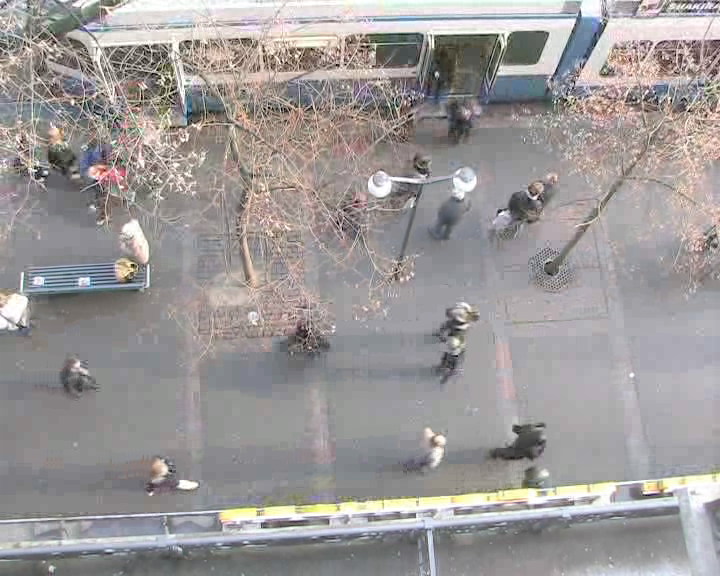
#> input picture hotel8.png, 720 x 576 px
$ python hotel-EP-531.py
#> lines starting #> are read from the running program, lines starting #| are printed output that depends on the picture
import numpy as np
import matplotlib.pyplot as plt

xSpeed01 = np.asarray([457, 423, 390, 360, 330, 301, 272, 243])
ySpeed01 = np.asarray([347, 348, 350, 351, 352, 353, 354, 355])

xSpeed02 = np.asarray([472, 437, 404, 374, 344, 315, 286, 257])
ySpeed02 = np.asarray([313, 314, 315, 316, 317, 318, 319, 320])

xSpeedGT01 = np.asarray([464, 428, 391, 353, 315, 276, 237, 204])
ySpeedGT01 = np.asarray([343, 343, 346, 346, 348, 349, 352, 358])

xSpeedGT02 = np.asarray([476, 440, 400, 361, 329, 291, 252, 214])
ySpeedGT02 = np.asarray([312, 312, 314, 317, 317, 320, 321, 325])


plt.plot(xSpeed01, ySpeed01, zorder=1, linewidth=3, linestyle='--', color='red', label='0.9')
plt.plot(xSpeed02, ySpeed02, zorder=1, linewidth=3, linestyle='--', color='red')

plt.plot(xSpeedGT01, ySpeedGT01, zorder=1, linewidth=3, color='blue', label='GT', linestyle='--')
plt.plot(xSpeedGT02, ySpeedGT02, zorder=1, linewidth=3, color='blue', linestyle='--')#

plt.plot(xSpeed01[-1], ySpeed01[-1], zorder=1, marker='<', color='red')
plt.plot(xSpeed02[-1], ySpeed02[-1], zorder=1, marker='<', color='red')

plt.plot(xSpeedGT01[-1], ySpeedGT01[-1], zorder=1, marker='<', color='blue')
plt.plot(xSpeedGT02[-1], ySpeedGT02[-1], zorder=1, marker='<', color='blue')


#plt.legend(loc='center right')
plt.xticks([])
plt.yticks([])
ext = [0, 576, 0.00, 720]
img = plt.imread("../hotel8.png")
#> img is the input picture: shape (576, 720, 3) float32; mean R, G, B 0.614, 0.598, 0.597
plt.imshow(img, zorder=0)
plt.show()
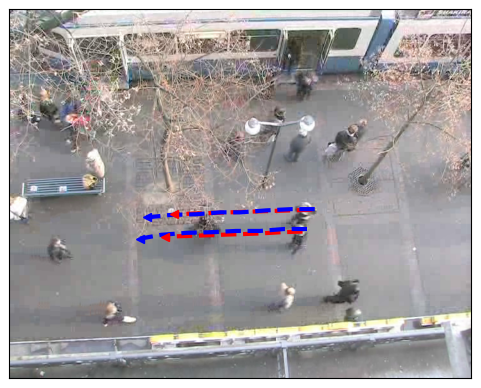
#> figure drawn by matplotlib, 1 panel

$ run again, with hotel0.png copied over hotel8.png
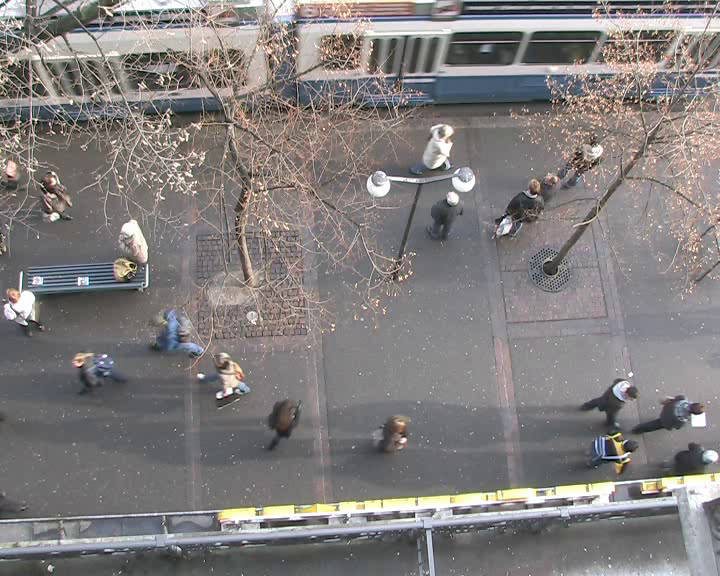
#> input picture hotel0.png, 720 x 576 px
#> img is the input picture: shape (576, 720, 3) float32; mean R, G, B 0.508, 0.492, 0.491
#> `plt.show()`:
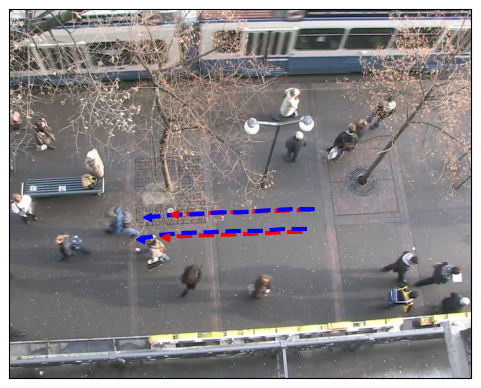
#> figure drawn by matplotlib, 1 panel

$ run again, with hotel11.png copied over hotel8.png
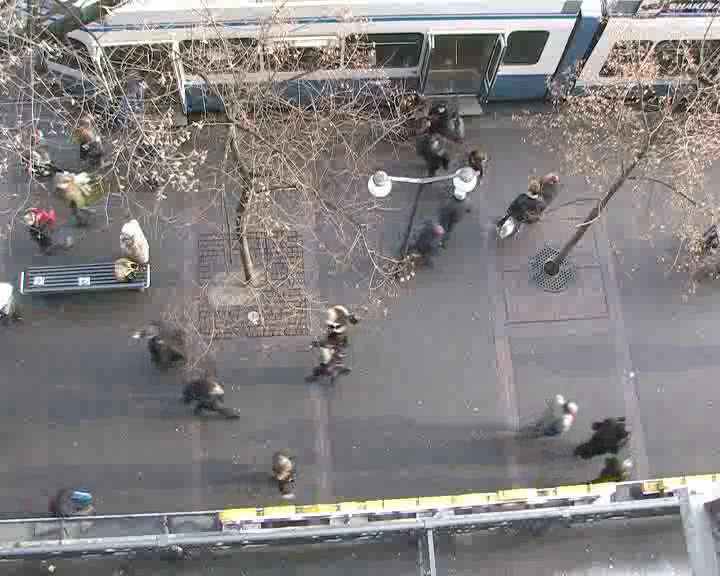
#> input picture hotel11.png, 720 x 576 px
#> img is the input picture: shape (576, 720, 3) float32; mean R, G, B 0.518, 0.506, 0.505
#> `plt.show()`:
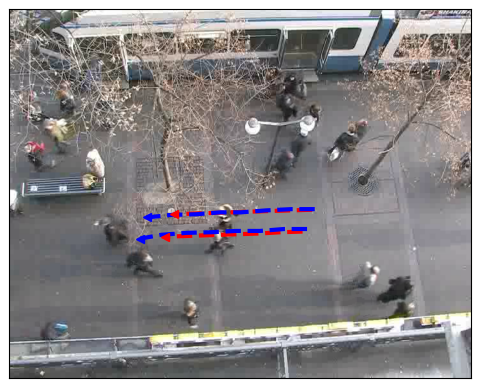
#> figure drawn by matplotlib, 1 panel

$ run again, with hotel115.png copied over hotel8.png
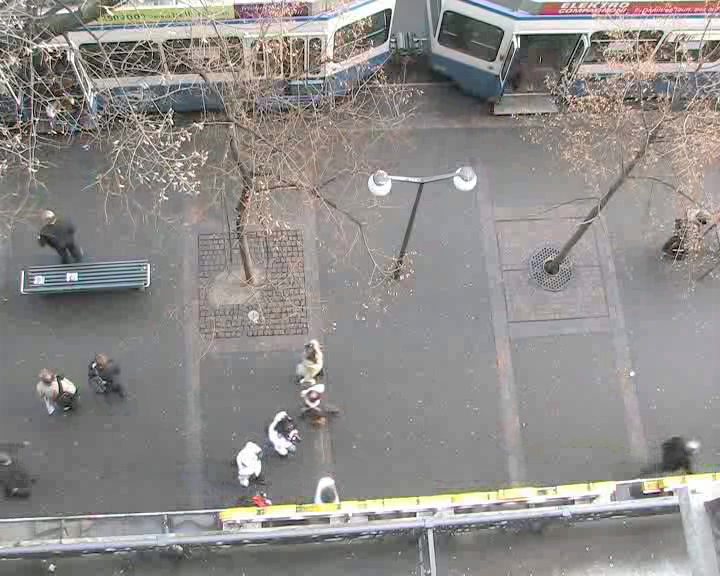
#> input picture hotel115.png, 720 x 576 px
#> img is the input picture: shape (576, 720, 3) float32; mean R, G, B 0.563, 0.551, 0.543
#> `plt.show()`:
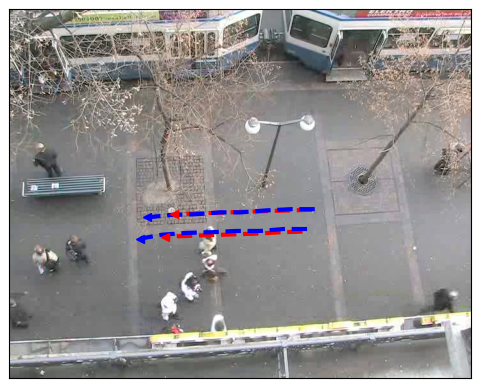
#> figure drawn by matplotlib, 1 panel
